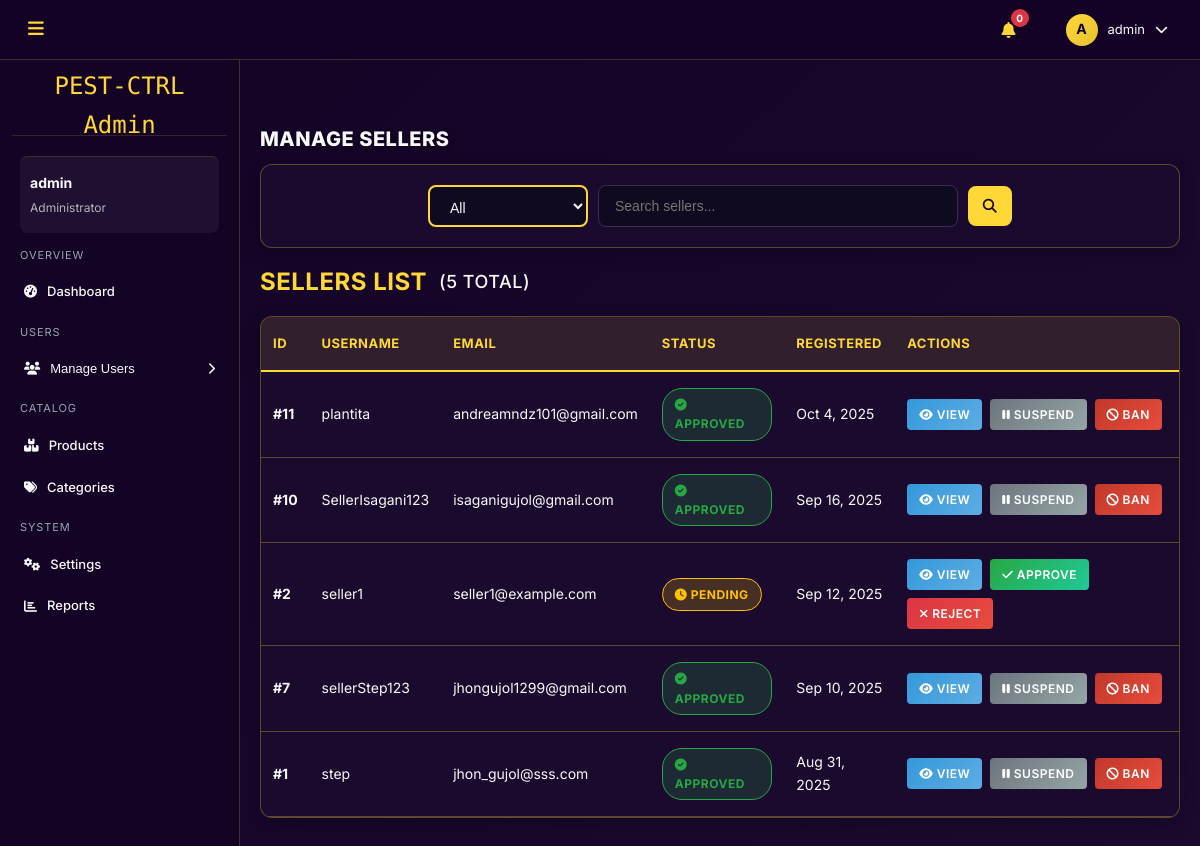
Page /admin/admin-sellers.PHP (signed in) on the earlier database version.
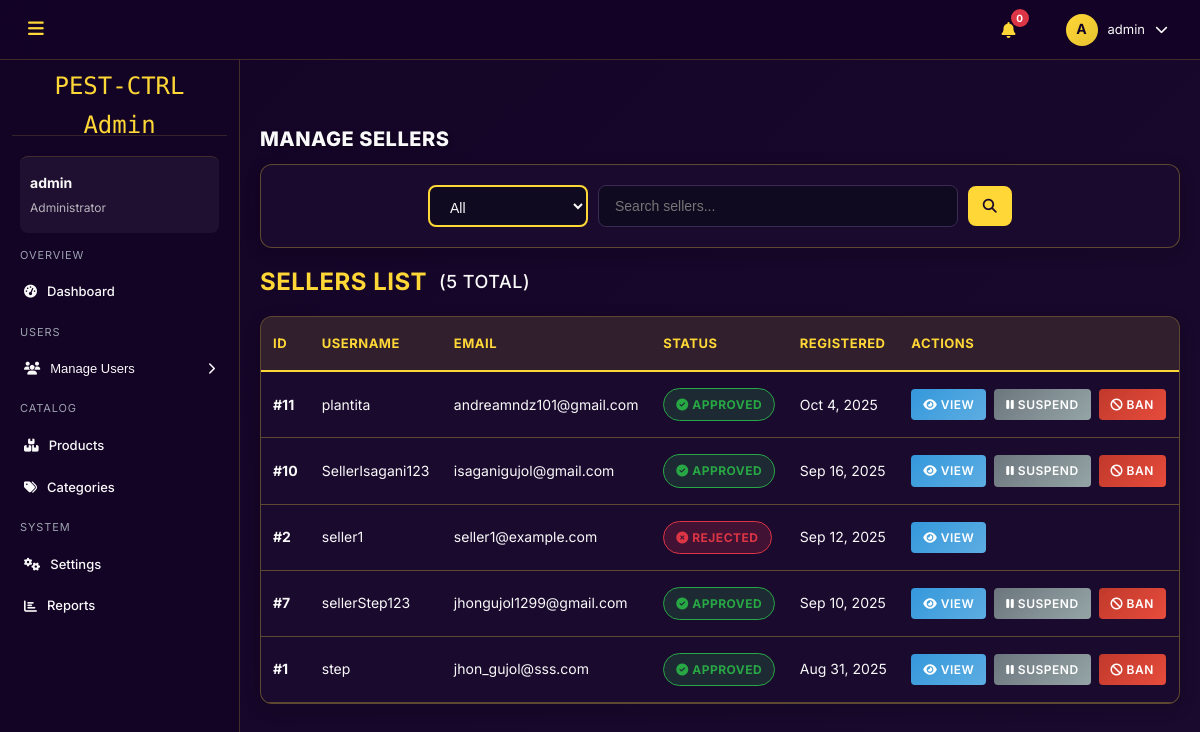
Same page on the later database version.
### tables this page shows
CREATE TABLE `users` (
  `id` int(11) NOT NULL,
  `username` varchar(50) NOT NULL,
  `email` varchar(100) NOT NULL,
  `password` varchar(255) NOT NULL,
  `remember_token` varchar(64) DEFAULT NULL,
  `user_type` enum('customer','admin','seller') DEFAULT 'customer',
  `is_active` tinyint(1) DEFAULT 1,
  `seller_status` enum('pending','approved','rejected','suspended','banned') DEFAULT 'pending',
  `document_path` varchar(255) DEFAULT NULL,
  `document_verified` tinyint(1) DEFAULT 0,
  `first_name` varchar(50) DEFAULT NULL,
  `last_name` varchar(50) DEFAULT NULL,
  `address` text DEFAULT NULL,
  `phone` varchar(20) DEFAULT NULL,
  `created_at` timestamp NOT NULL DEFAULT current_timestamp(),
  `email_verified` tinyint(1) DEFAULT 0,
  `last_login` datetime DEFAULT NULL,
  `agreed_to_terms` tinyint(1) DEFAULT 0,
  `agreed_to_privacy` tinyint(1) DEFAULT 0
);

### includes/functions.php (called while the page is built, shortened)
<?php
function isLoggedIn() {
    return isset($_SESSION['user_id']);
}
function isAdmin() {
    return isset($_SESSION['user_type']) && $_SESSION['user_type'] === 'admin';
}
?>

### admin/admin-sellers.PHP (the view, shortened to what this page needs)
<?php
require_once '../config/database.php';
require_once 'includes/admin_header.php';
$statusFilter = isset($_GET['status']) ? sanitizeInput($_GET['status']) : 'all';
$searchTerm = isset($_GET['search']) ? sanitizeInput($_GET['search']) : '';
$page = isset($_GET['page']) ? intval($_GET['page']) : 1;
$limit = 10;
$offset = ($page - 1) * $limit;
$query = "SELECT * FROM users WHERE user_type = 'seller'";
$params = [];
$countParams = [];
$query .= " ORDER BY created_at DESC LIMIT ? OFFSET ?";
$params[] = $limit;
$params[] = $offset;
$stmt = $pdo->prepare($query);
foreach ($params as $key => $value) {
    $paramType = is_int($value) ? PDO::PARAM_INT : PDO::PARAM_STR;
    $stmt->bindValue($key + 1, $value, $paramType);
}
$stmt->execute();
$sellers = $stmt->fetchAll(PDO::FETCH_ASSOC);
$countQuery = "SELECT COUNT(*) as total FROM users WHERE user_type = 'seller'";
$stmt = $pdo->prepare($countQuery);
$stmt->execute($countParams);
$totalSellers = $stmt->fetch(PDO::FETCH_ASSOC)['total'];
?>
<div class="container">
    <h1 style="padding:0; margin: 0 0 10px 0;"><span class="page-heading-title">Manage Sellers</span></h1>
    <div class="filter-section">
        <div class="status-filters">
            <form method="GET" action="admin-sellers.php" class="seller-filter-form">
                <select name="status" class="filter-select" title="Filter by status" onchange="this.form.submit()">
                    <option value="all" <?php echo $statusFilter==='all'?'selected':''; ?>>All</option>
                </select>
                <input type="text" name="search" placeholder="Search sellers..." value="<?php echo htmlspecialchars($searchTerm ?? ''); ?>" class="search-input" />
                <button type="submit" class="btn btn-search" aria-label="Search"><i class="fas fa-search" aria-hidden="true"></i></button>
            </form>
        </div>
    </div>
    <div class="page-title">
        Sellers List
        <span style="color: var(--text-light); font-size: 18px; font-weight: 500;">
            (<?php echo $totalSellers; ?> total)
        </span>
    </div>
    <?php if (empty($sellers)): ?>
        <div style="text-align: center; padding: 40px; color: rgba(249, 249, 249, 0.6);">
            <i class="fas fa-store" style="font-size: 48px; display: block; margin-bottom: 16px; opacity: 0.5;"></i>
            <p>No sellers found.</p>
        </div>
    <?php else: ?>
        <div class="table-container">
            <table>
                <thead>
                    <tr>
                        <th>ID</th>
                        <th>Username</th>
                        <th>Email</th>
                        <th>Status</th>
                        <th>Registered</th>
                        <th>Actions</th>
                    </tr>
                </thead>
                <tbody>
                    <?php foreach ($sellers as $seller): ?>
                        <tr>
                            <td><strong>#<?php echo $seller['id']; ?></strong></td>
                            <td><?php echo htmlspecialchars($seller['username']); ?></td>
                            <td><?php echo htmlspecialchars($seller['email']); ?></td>
                            <td>
                                <span class="status-badge status-<?php echo $seller['seller_status']; ?>">
                                    <i class="fas fa-<?php
                                        switch($seller['seller_status']) {
                                            case 'pending': echo 'clock'; break;
                                            case 'approved': echo 'check-circle'; break;
                                            case 'rejected': echo 'times-circle'; break;
                                        }
                                    ?>"></i>
                                    <?php echo ucfirst($seller['seller_status']); ?>
                                </span>
                            </td>
                            <td><?php echo date('M j, Y', strtotime($seller['created_at'])); ?></td>
                            <td>
                                <div class="action-buttons">
                                    <a href="seller-details.php?id=<?php echo $seller['id']; ?>" class="btn btn-view">
                                        <i class="fas fa-eye"></i> View
                                    </a>
                                    <?php if ($seller['seller_status'] === 'pending'): ?>
                                        <a href="admin-sellers.php?action=approve&id=<?php echo $seller['id']; ?>" class="btn btn-approve">
                                            <i class="fas fa-check"></i> Approve
                                        </a>
                                        <a href="admin-sellers.php?action=reject&id=<?php echo $seller['id']; ?>" class="btn btn-reject">
                                            <i class="fas fa-times"></i> Reject
                                        </a>
                                    <?php endif; ?>
                                    <?php if ($seller['seller_status'] === 'approved'): ?>
                                        <a href="admin-sellers.php?action=suspend&id=<?php echo $seller['id']; ?>" class="btn btn-suspend">
                                            <i class="fas fa-pause"></i> Suspend
                                        </a>
                                    <?php endif; ?>
                                    <?php if (in_array($seller['seller_status'], ['approved', 'suspended'])): ?>
                                        <a href="admin-sellers.php?action=ban&id=<?php echo $seller['id']; ?>" class="btn btn-ban">
                                            <i class="fas fa-ban"></i> Ban
                                        </a>
                                    <?php endif; ?>
                                </div>
                            </td>
                        </tr>
                    <?php endforeach; ?>
            </tbody>
        </table>
    <?php endif; ?>
</div>

### admin/includes/admin_header.php (shortened to what this page needs)
<?php
$rootPath = dirname(__DIR__, 2);
require_once $rootPath . '/includes/functions.php';
?>
<!DOCTYPE html>
<html lang="en">
<head>
    <link href="../assets/css/pest-ctrl.css" rel="stylesheet">
    <link rel="stylesheet" href="https://cdnjs.cloudflare.com/ajax/libs/font-awesome/6.4.0/css/all.min.css">
</head>
<body class="<?php echo 'page-' . strtolower(pathinfo($_SERVER['PHP_SELF'], PATHINFO_FILENAME)); ?>">
    <div class="invisible-header">
        <div class="header-left">
            <button class="header-hamburger" onclick="toggleAdminSidebar()">
                <i class="fas fa-bars"></i>
            </button>
            </div>
        <?php if (isLoggedIn() && isAdmin()): ?>
        <div class="header-right">
            <div class="admin-notifications">
                <div class="notification-bell" onclick="toggleAdminNotifications()">
                    <i class="fas fa-bell"></i>
                    <span class="notification-badge" id="adminNotificationBadge">0</span>
                </div>
            </div>
            <div class="header-user">
                <div class="header-user-info" onclick="toggleAdminHeaderDropdown()">
                    <div class="header-user-avatar"><?php echo strtoupper(substr($_SESSION['username'], 0, 1)); ?></div>
                    <span><?php echo htmlspecialchars($_SESSION['username']); ?></span>
                    <i class="fas fa-chevron-down"></i>
                </div>
            </div>
        </div>
        <?php endif; ?>
    </div>
    <div class="admin-layout">
        <aside class="sidebar" id="adminSidebar">
            <div class="sidebar-logo">
                <a href="admin-dashboard.php">
                    <span class="full-logo barcode-text">PEST-CTRL Admin</span>
                </a>
            </div>
            <?php if (isLoggedIn() && isAdmin()): ?>
                <div class="user-profile-section">
                    <div class="user-profile-info">
                        <div class="user-name"><?php echo htmlspecialchars($_SESSION['username']); ?></div>
                        <div class="user-role">Administrator</div>
                    </div>
                </div>
                <div class="section-title hide-on-collapse">Overview</div>
                <div class="nav-links">
                    <a href="admin-dashboard.php" data-tooltip="Dashboard"><i class="fas fa-tachometer-alt"></i><span class="hide-on-collapse"> Dashboard</span></a>
                </div>
                <div class="section-title hide-on-collapse">Users</div>
                <div class="nav-links">
                    <div class="nav-dropdown">
                        <button class="nav-dropdown-toggle" onclick="toggleAdminNavDropdown(event, 'manage-users')" data-tooltip="Manage Users">
                            <div class="nav-dropdown-toggle-content">
                                <i class="fas fa-users"></i>
                                <span class="hide-on-collapse">Manage Users</span>
                            </div>
                            <i class="fas fa-chevron-right nav-dropdown-arrow hide-on-collapse" id="manage-users-arrow"></i>
                        </button>
                    </div>
                </div>
                <div class="section-title hide-on-collapse">Catalog</div>
                <div class="nav-links">
                    <a href="admin-products.php" data-tooltip="Products"><i class="fas fa-boxes"></i><span class="hide-on-collapse"> Products</span></a>
                    <a href="admin-categories.php" data-tooltip="Categories"><i class="fas fa-tags"></i><span class="hide-on-collapse"> Categories</span></a>
                </div>
                <div class="section-title hide-on-collapse">System</div>
                <div class="nav-links">
                    <a href="admin-settings.php" data-tooltip="Settings"><i class="fas fa-cogs"></i><span class="hide-on-collapse"> Settings</span></a>
                    <a href="admin-reports.php" data-tooltip="Reports"><i class="fas fa-chart-bar"></i><span class="hide-on-collapse"> Reports</span></a>
                    </div>
            <?php else: ?>
                <div class="nav-links" style="margin-top: 12px;">
                    <a href="../login_admin.php"><i class="fas fa-sign-in-alt"></i> Admin Login</a>
                </div>
            <?php endif; ?>
        </aside>
    </div>
    <main>

### assets/css/pest-ctrl.css (style rules this page uses)
:root { --primary-dark: #130325; --primary-light: #F9F9F9; --accent-yellow: #FFD736; --accent-white: #F3F3F3; --bg-primary: #130325; --bg-secondary: #F9F9F9; --bg-overlay: rgba(19, 3, 37, 0.9); --text-primary: #130325; --text-secondary: #F9F9F9; --text-muted: rgba(249, 249, 249, 0.7); --border-primary: #F9F9F9; --border-secondary: rgba(249, 249, 249, 0.3); --shadow-light: rgba(0, 0, 0, 0.1); --shadow-medium: rgba(0, 0, 0, 0.2); --shadow-dark: rgba(0, 0, 0, 0.3); --font-primary: 'Inter', -apple-system, BlinkMacSystemFont, 'Segoe UI', Roboto, sans-serif; --font-barcode: 'Libre Barcode 128 Text', monospace; --spacing-xs: 0.25rem; --spacing-sm: 0.5rem; --spacing-md: 1rem; --spacing-lg: 1.5rem; --spacing-xl: 2rem; --spacing-2xl: 3rem; --spacing-3xl: 4rem; --radius-sm: 4px; --radius-md: 8px; --radius-lg: 12px; --radius-xl: 16px; --radius-2xl: 24px; --radius-full: 50px; --transition-fast: 0.15s ease; --transition-normal: 0.3s ease; --transition-slow: 0.5s ease; --z-dropdown: 1000; --z-sticky: 1020; --z-fixed: 1030; --z-modal-backdrop: 1040; --z-modal: 1050; --z-popover: 1060; --z-tooltip: 1070; }
* { margin: 0; padding: 0; box-sizing: border-box; }
html { scroll-behavior: smooth; font-size: 16px; }
body { font-family: var(--font-primary); line-height: 1.6; color: var(--text-primary); background-color: var(--bg-secondary); overflow-x: hidden; }
h1, h2, h3, h4, h5, h6 { font-weight: 800; line-height: 1.2; margin-bottom: var(--spacing-md); }
h1 { font-size: 3.5rem; color: var(--primary-light); text-shadow: 2px 2px 4px var(--shadow-dark); }
.nav-links { display: flex; align-items: center; gap: var(--spacing-lg); flex-wrap: wrap; }
.nav-links a { color: var(--primary-light); text-decoration: none; font-weight: 500; font-size: 1rem; line-height: 1.2; transition: var(--transition-normal); position: relative; padding: var(--spacing-sm) var(--spacing-md); border-radius: var(--radius-md); }
.nav-links a::after { content: ''; position: absolute; bottom: -2px; left: 50%; width: 0; height: 2px; background: var(--accent-yellow); transition: var(--transition-normal); transform: translateX(-50%); }
main { margin-top: 160px; min-height: calc(100vh - 200px); }
.container { max-width: 1200px; margin: 0 auto; padding: 0 var(--spacing-xl); }
.btn { padding: var(--spacing-md) var(--spacing-xl); border: none; border-radius: var(--radius-md); cursor: pointer; font-size: 1rem; font-weight: 600; transition: var(--transition-normal); text-decoration: none; display: inline-block; text-align: center; position: relative; overflow: hidden; }
.btn::before { content: ''; position: absolute; top: 0; left: -100%; width: 100%; height: 100%; background: rgba(255, 255, 255, 0.2); transition: var(--transition-normal); }
@media (max-width: 1200px) { .nav-links a { font-size: 1.5rem; } }
body { padding-top: 120px !important; }
main { margin-top: 0 !important; }
main h1, .page-title { text-transform: uppercase; font-size: 28px; line-height: 1.2; font-weight: 800; letter-spacing: 0.5px; margin-bottom: var(--spacing-md); }

Differences in the rows shown:
changed users "seller1": seller_status "PENDING" → "REJECTED"; no longer shows "APPROVE REJECT"
